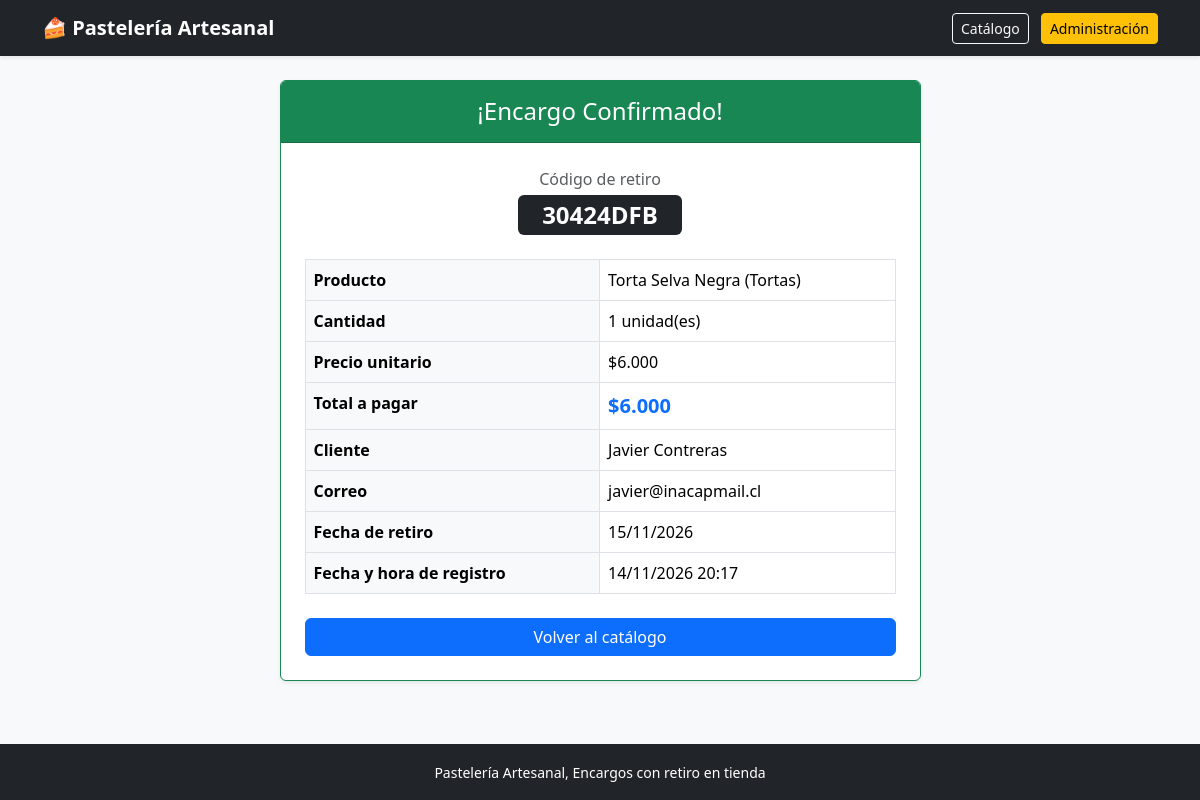
The app's page /comprobante/30424DFB/ with its own data.
### catalogo/models.py (models this page shows, shortened)
class Encargo (models.Model):
    producto = models.ForeignKey (Producto, on_delete=models.CASCADE)
    nombre_cliente = models.CharField (max_length=80)
    correo_cliente = models.EmailField ()
    fecha_retiro = models.DateField ()
    cantidad_unidades = models.PositiveIntegerField ()
    fecha_hora_encargo = models.DateTimeField (auto_now_add=True)
    codigo = models.CharField (max_length=8, unique=True, default=generar_codigo, editable= False)
    def cantidadtotal (self):
        return self.cantidad_unidades * self.producto.precio
    def formato_chilenototal(self):
                return f'${self.cantidadtotal():,}'.replace (',','.')

class Producto (models.Model):
    linea = models.ForeignKey (Linea, on_delete=models.CASCADE)
    nombre= models.CharField (max_length = 80, blank= True, null = True)
    precio = models.PositiveIntegerField ()
    cantidad_porciones = models.PositiveIntegerField ()
    apto_celiaco = models.BooleanField ()
    stock = models.IntegerField()
    imagen = models.ImageField (upload_to='productos/', blank=True, null=True)
    disponible = models.BooleanField(default=True)
    def formato_chileno(self):
            return f'${self.precio:,}'.replace (',','.')

class Linea (models.Model):
    nombre = models.CharField (max_length=80, unique= True)

### catalogo/views.py (the view)
def comprobante_encargo(request, codigo):
    encargo = get_object_or_404(Encargo, codigo=codigo)
    return render(request, 'catalogo/comprobante.html', {'encargo': encargo})

### templates/catalogo/comprobante.html (shortened to what this page needs)
{% extends 'base.html' %}
{% block content %}
<div class="row justify-content-center">
    <div class="col-md-7">
        <div class="card shadow-sm border-success">
            <div class="card-header bg-success text-white text-center py-3">
                <h4 class="mb-0">¡Encargo Confirmado!</h4>
            </div>
            <div class="card-body p-4">
                <div class="text-center mb-4">
                    <span class="text-muted d-block">Código de retiro</span>
                    <span class="badge bg-dark fs-4 px-4 py-2 mt-1">{{ encargo.codigo }}</span>
                </div>
                <table class="table table-bordered">
                    <tbody>
                        <tr>
                            <th class="bg-light w-40">Producto</th>
                            <td>{{ encargo.producto.nombre }} ({{ encargo.producto.linea.nombre }})</td>
                        </tr>
                        <tr>
                            <th class="bg-light">Cantidad</th>
                            <td>{{ encargo.cantidad_unidades }} unidad(es)</td>
                        </tr>
                        <tr>
                            <th class="bg-light">Precio unitario</th>
                            <td>{{ encargo.producto.formato_chileno }}</td>
                        </tr>
                        <tr>
                            <th class="bg-light">Total a pagar</th>
                            <td class="fw-bold text-primary fs-5">{{ encargo.formato_chilenototal }}</td>
                        </tr>
                        <tr>
                            <th class="bg-light">Cliente</th>
                            <td>{{ encargo.nombre_cliente }}</td>
                        </tr>
                        <tr>
                            <th class="bg-light">Correo</th>
                            <td>{{ encargo.correo_cliente }}</td>
                        </tr>
                        <tr>
                            <th class="bg-light">Fecha de retiro</th>
                            <td>{{ encargo.fecha_retiro|date:"d/m/Y" }}</td>
                        </tr>
                        <tr>
                            <th class="bg-light">Fecha y hora de registro</th>
                            <td>{{ encargo.fecha_hora_encargo|date:"d/m/Y H:i" }}</td>
                        </tr>
                    </tbody>
                </table>
                <div class="d-grid mt-4">
                    <a href="{% url 'catalogo' %}" class="btn btn-primary">Volver al catálogo</a>
                </div>
            </div>
        </div>
    </div>
</div>
{% endblock %}

### records on screen
Encargo: codigo "30424DFB", producto.nombre "Torta Selva Negra", producto.linea.nombre "Tortas", cantidad_unidades "1", producto.formato_chileno "$6.000", formato_chilenototal "$6.000", nombre_cliente "Javier Contreras", correo_cliente "javier@inacapmail.cl", fecha_retiro "15/11/2026", fecha_hora_encargo "14/11/2026 20:17"
